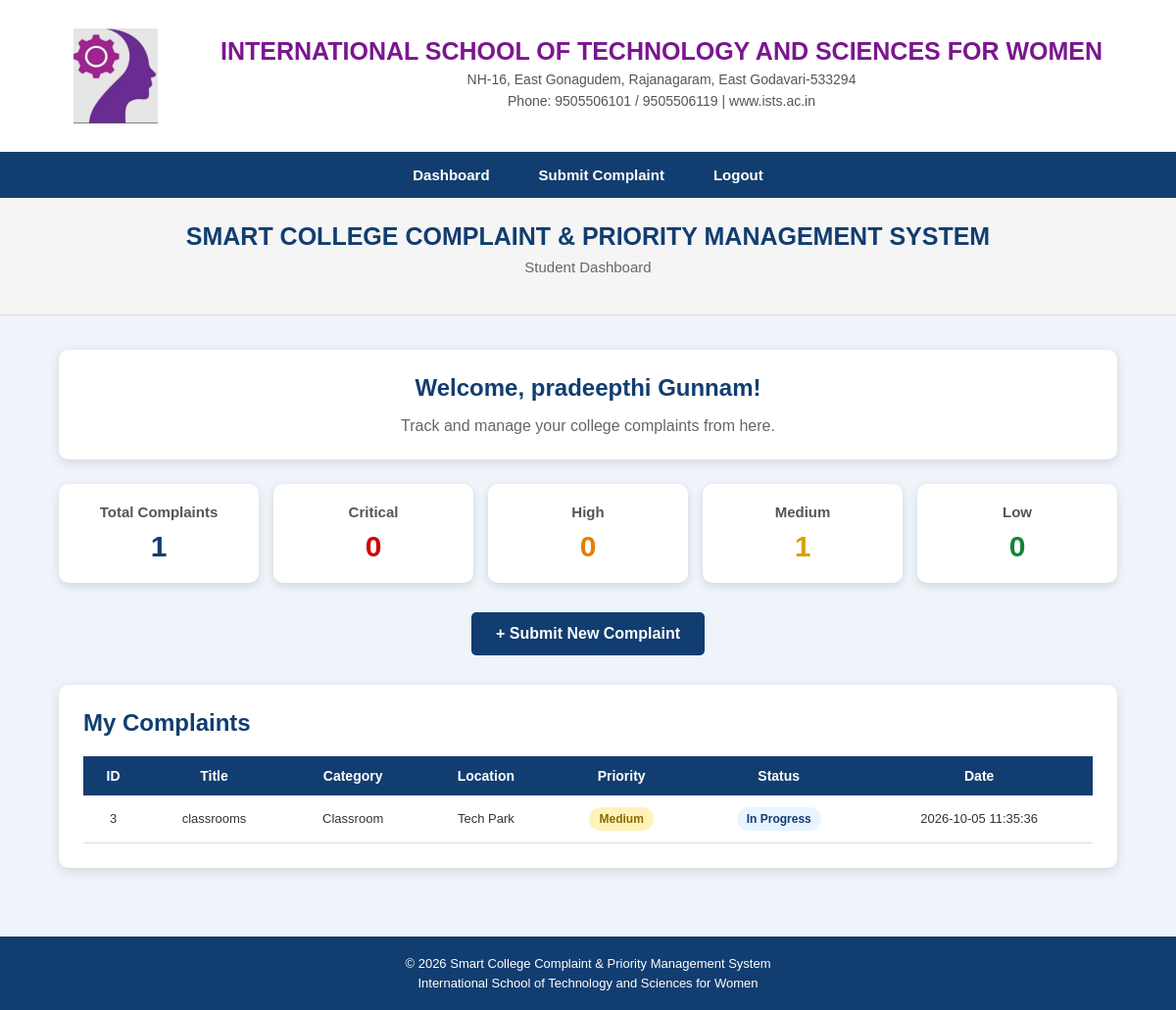
/dashboard (signed in), run on the app's committed database.
### tables this page shows
CREATE TABLE complaints (
            id INTEGER PRIMARY KEY AUTOINCREMENT,
            student_id INTEGER,
            title TEXT NOT NULL,
            description TEXT NOT NULL,
            category TEXT NOT NULL,
            location TEXT NOT NULL,
            priority TEXT NOT NULL,
            status TEXT NOT NULL,
            created_at TIMESTAMP DEFAULT CURRENT_TIMESTAMP,
            FOREIGN KEY (student_id) REFERENCES students(id)
        );

### server.py (the view)
@app.route("/dashboard")
def dashboard():
    if "student_id" not in session:
        flash("Please login first.")
        return redirect(url_for("login"))
    student_id = session["student_id"]
    connection = get_db_connection()
    complaints = connection.execute("""
        SELECT *
        FROM complaints
        WHERE student_id = ?
        ORDER BY created_at DESC
    """, (student_id,)).fetchall()
    total_complaints = connection.execute("""
        SELECT COUNT(*)
        FROM complaints
        WHERE student_id = ?
    """, (student_id,)).fetchone()[0]
    critical_count = connection.execute("""
        SELECT COUNT(*)
        FROM complaints
        WHERE student_id = ?
        AND priority = 'Critical'
    """, (student_id,)).fetchone()[0]
    high_count = connection.execute("""
        SELECT COUNT(*)
        FROM complaints
        WHERE student_id = ?
        AND priority = 'High'
    """, (student_id,)).fetchone()[0]
    medium_count = connection.execute("""
        SELECT COUNT(*)
        FROM complaints
        WHERE student_id = ?
        AND priority = 'Medium'
    """, (student_id,)).fetchone()[0]
    low_count = connection.execute("""
        SELECT COUNT(*)
        FROM complaints
        WHERE student_id = ?
        AND priority = 'Low'
    """, (student_id,)).fetchone()[0]
    connection.close()
    return render_template(
        "dashboard.html",
        complaints=complaints,
        total_complaints=total_complaints,
        critical_count=critical_count,
        high_count=high_count,
        medium_count=medium_count,
        low_count=low_count
    )

### server.py (called while the page is built)
def get_db_connection():
    connection = sqlite3.connect("complaints.db")
    connection.row_factory = sqlite3.Row
    return connection

### templates/dashboard.html (shortened to what this page needs)
<!DOCTYPE html>
<html lang="en">
<head>
    <link rel="stylesheet" href="{{ url_for('static', filename='style.css') }}">
</head>
<body>
    <header class="college-header">
        <img src="{{ url_for('static', filename='logo.png') }}"
             alt="ISTS College Logo"
             class="college-logo">
        <div class="college-details">
            <h1>INTERNATIONAL SCHOOL OF TECHNOLOGY AND SCIENCES FOR WOMEN</h1>
            <p>NH-16, East Gonagudem, Rajanagaram, East Godavari-533294</p>
            <p>Phone: 9505506101 / 9505506119 | www.ists.ac.in</p>
        </div>
    </header>
    <nav class="navbar">
        <a href="/dashboard">Dashboard</a>
        <a href="/complaint">Submit Complaint</a>
        <a href="/logout">Logout</a>
    </nav>
    <section class="project-header">
        <h2>SMART COLLEGE COMPLAINT & PRIORITY MANAGEMENT SYSTEM</h2>
        <p>Student Dashboard</p>
    </section>
    <main class="dashboard-section">
        <div class="welcome-box">
            <h2>Welcome, {{ session["student_name"] }}!</h2>
            <p>Track and manage your college complaints from here.</p>
        </div>
        <div class="stats-container">
            <div class="stat-card">
                <h3>Total Complaints</h3>
                <p>{{ total_complaints }}</p>
            </div>
            <div class="stat-card critical-card">
                <h3>Critical</h3>
                <p>{{ critical_count }}</p>
            </div>
            <div class="stat-card high-card">
                <h3>High</h3>
                <p>{{ high_count }}</p>
            </div>
            <div class="stat-card medium-card">
                <h3>Medium</h3>
                <p>{{ medium_count }}</p>
            </div>
            <div class="stat-card low-card">
                <h3>Low</h3>
                <p>{{ low_count }}</p>
            </div>
        </div>
        <div class="dashboard-action">
            <a href="/complaint" class="complaint-button">
                + Submit New Complaint
            </a>
        </div>
        <div class="complaints-container">
            <h2>My Complaints</h2>
            {% if complaints %}
            <div class="table-container">
                <table>
                    <thead>
                        <tr>
                            <th>ID</th>
                            <th>Title</th>
                            <th>Category</th>
                            <th>Location</th>
                            <th>Priority</th>
                            <th>Status</th>
                            <th>Date</th>
                        </tr>
                    </thead>
                    <tbody>
                        {% for complaint in complaints %}
                        <tr>
                            <td>{{ complaint["id"] }}</td>
                            <td>{{ complaint["title"] }}</td>
                            <td>{{ complaint["category"] }}</td>
                            <td>{{ complaint["location"] }}</td>
                            <td>
                                {% if complaint["priority"] == "Critical" %}
                                    <span class="priority critical">
                                        Critical
                                    </span>
                                {% elif complaint["priority"] == "High" %}
                                    <span class="priority high">
                                        High
                                    </span>
                                {% elif complaint["priority"] == "Medium" %}
                                    <span class="priority medium">
                                        Medium
                                    </span>
                                {% else %}
                                    <span class="priority low">
                                        Low
                                    </span>
                                {% endif %}
                            </td>
                            <td>
                                <span class="status">
                                    {{ complaint["status"] }}
                                </span>
                            </td>
                            <td>
                                {{ complaint["created_at"] }}
                            </td>
                        </tr>
                        {% endfor %}
                    </tbody>
                </table>
            </div>
            {% endif %}
        </div>
    </main>
    <footer>
        <p>© 2026 Smart College Complaint & Priority Management System</p>
        <p>International School of Technology and Sciences for Women</p>
    </footer>
</body>
</html>

### static/style.css (style rules this page uses)
body { font-family: Arial, sans-serif; margin: 0; padding: 0; background-color: #eef4fa; color: #333; }
.college-header { display: flex; align-items: center; justify-content: center; gap: 25px; width: 100%; background-color: white; padding: 15px 30px; box-sizing: border-box; }
.college-logo { width: 125px; height: 125px; object-fit: contain; flex-shrink: 0; }
.college-details { text-align: center; }
.college-details h1 { margin: 0; color: #7b168f; font-size: 25px; font-weight: bold; }
.college-details p { margin: 6px 0; color: #555; font-size: 14px; }
.navbar { display: flex; justify-content: center; align-items: center; background-color: #123d70; flex-wrap: wrap; }
.navbar a { color: white; text-decoration: none; padding: 15px 25px; font-size: 15px; font-weight: bold; }
.project-header { text-align: center; background-color: #f5f5f5; padding: 25px 15px; border-bottom: 1px solid #ddd; }
.project-header h2 { margin: 0; color: #123d70; font-size: 25px; }
.project-header p { margin-top: 8px; color: #666; font-size: 15px; }
.dashboard-section { width: 90%; max-width: 1200px; margin: 0 auto; padding: 35px 0 50px; }
.welcome-box { background-color: white; padding: 25px; border-radius: 10px; box-shadow: 0 3px 12px rgba(0, 0, 0, 0.12); margin-bottom: 25px; text-align: center; }
.welcome-box h2 { margin: 0; color: #123d70; }
.welcome-box p { color: #666; margin-bottom: 0; }
.stats-container { display: grid; grid-template-columns: repeat(5, 1fr); gap: 15px; margin-bottom: 30px; }
.stat-card { background-color: white; padding: 20px 10px; text-align: center; border-radius: 10px; box-shadow: 0 3px 10px rgba(0, 0, 0, 0.12); }
.stat-card h3 { margin: 0 0 10px; font-size: 15px; color: #555; }
.stat-card p { margin: 0; font-size: 30px; font-weight: bold; color: #123d70; }
.critical-card p { color: #d00000; }
.high-card p { color: #e67e00; }
.medium-card p { color: #d6a400; }
.low-card p { color: #16823b; }
.dashboard-action { text-align: center; margin-bottom: 30px; }
.complaint-button { display: inline-block; background-color: #123d70; color: white; text-decoration: none; padding: 13px 25px; border-radius: 5px; font-weight: bold; }
.complaints-container { background-color: white; padding: 25px; border-radius: 10px; box-shadow: 0 3px 12px rgba(0, 0, 0, 0.12); }
.complaints-container h2 { color: #123d70; margin-top: 0; }
.table-container { width: 100%; overflow-x: auto; }
table { width: 100%; border-collapse: collapse; min-width: 850px; }
table th { background-color: #123d70; color: white; padding: 12px; text-align: center; font-size: 14px; }
table td { padding: 12px; border-bottom: 1px solid #ddd; text-align: center; font-size: 13px; }
.priority { display: inline-block; padding: 5px 10px; border-radius: 15px; font-size: 12px; font-weight: bold; }
.priority.medium { background-color: #fff2b8; color: #8a6a00; }
.status { display: inline-block; background-color: #e8f4ff; color: #123d70; padding: 5px 10px; border-radius: 15px; font-size: 12px; font-weight: bold; }
footer { text-align: center; background-color: #123d70; color: white; padding: 15px; margin-top: 20px; font-size: 13px; }
footer p { margin: 5px; }

### data on the page
complaints: id "3", title "classrooms", category "Classroom", location "Tech Park", priority "Medium", status "In Progress", created_at "2026-10-05 11:35:36"

### other printed values
{{ session["student_name"] }} "pradeepthi Gunnam"
{{ total_complaints }} "1"
{{ critical_count }} "0"
{{ high_count }} "0"
{{ medium_count }} "1"
{{ low_count }} "0"
